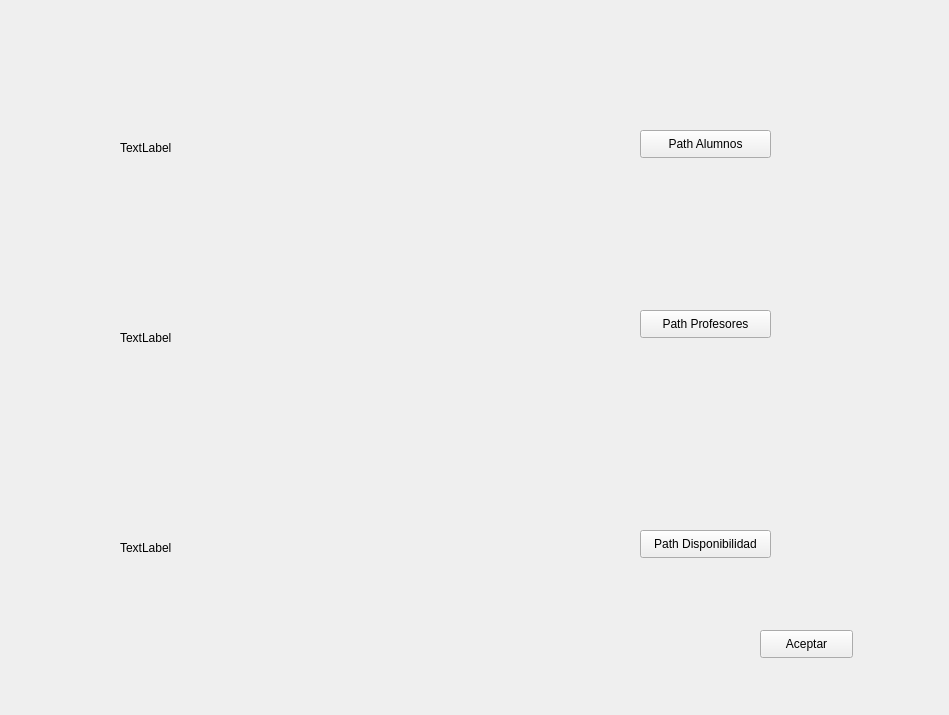
<?xml version="1.0" encoding="UTF-8"?>
<ui version="4.0">
 <class>mainImport</class>
 <widget class="QWidget" name="mainImport">
  <property name="geometry">
   <rect>
    <x>0</x>
    <y>0</y>
    <width>949</width>
    <height>715</height>
   </rect>
  </property>
  <property name="windowTitle">
   <string>mainImport</string>
  </property>
  <widget class="QLabel" name="direccionAlumnos">
   <property name="geometry">
    <rect>
     <x>120</x>
     <y>140</y>
     <width>521</width>
     <height>16</height>
    </rect>
   </property>
   <property name="text">
    <string>TextLabel</string>
   </property>
  </widget>
  <widget class="QLabel" name="direccionProfesores">
   <property name="geometry">
    <rect>
     <x>120</x>
     <y>330</y>
     <width>521</width>
     <height>16</height>
    </rect>
   </property>
   <property name="text">
    <string>TextLabel</string>
   </property>
  </widget>
  <widget class="QLabel" name="direccionDisponibilidad">
   <property name="geometry">
    <rect>
     <x>120</x>
     <y>540</y>
     <width>521</width>
     <height>16</height>
    </rect>
   </property>
   <property name="text">
    <string>TextLabel</string>
   </property>
  </widget>
  <widget class="QPushButton" name="pathAlum">
   <property name="geometry">
    <rect>
     <x>640</x>
     <y>130</y>
     <width>131</width>
     <height>28</height>
    </rect>
   </property>
   <property name="text">
    <string>Path Alumnos</string>
   </property>
  </widget>
  <widget class="QPushButton" name="pathProf">
   <property name="geometry">
    <rect>
     <x>640</x>
     <y>310</y>
     <width>131</width>
     <height>28</height>
    </rect>
   </property>
   <property name="text">
    <string>Path Profesores</string>
   </property>
  </widget>
  <widget class="QPushButton" name="pathDisp">
   <property name="geometry">
    <rect>
     <x>640</x>
     <y>530</y>
     <width>131</width>
     <height>28</height>
    </rect>
   </property>
   <property name="text">
    <string>Path Disponibilidad</string>
   </property>
  </widget>
  <widget class="QPushButton" name="Aceptar">
   <property name="geometry">
    <rect>
     <x>760</x>
     <y>630</y>
     <width>93</width>
     <height>28</height>
    </rect>
   </property>
   <property name="text">
    <string>Aceptar</string>
   </property>
  </widget>
 </widget>
 <layoutdefault spacing="6" margin="11"/>
 <resources/>
 <connections>
  <connection>
   <sender>pathAlum</sender>
   <signal>clicked()</signal>
   <receiver>mainImport</receiver>
   <slot>pathAlumnos()</slot>
   <hints>
    <hint type="sourcelabel">
     <x>702</x>
     <y>147</y>
    </hint>
    <hint type="destinationlabel">
     <x>549</x>
     <y>69</y>
    </hint>
   </hints>
  </connection>
  <connection>
   <sender>pathProf</sender>
   <signal>clicked()</signal>
   <receiver>mainImport</receiver>
   <slot>pathProfesores()</slot>
   <hints>
    <hint type="sourcelabel">
     <x>703</x>
     <y>326</y>
    </hint>
    <hint type="destinationlabel">
     <x>559</x>
     <y>243</y>
    </hint>
   </hints>
  </connection>
  <connection>
   <sender>pathDisp</sender>
   <signal>clicked()</signal>
   <receiver>mainImport</receiver>
   <slot>pathDisponibilidad()</slot>
   <hints>
    <hint type="sourcelabel">
     <x>709</x>
     <y>541</y>
    </hint>
    <hint type="destinationlabel">
     <x>514</x>
     <y>460</y>
    </hint>
   </hints>
  </connection>
  <connection>
   <sender>Aceptar</sender>
   <signal>clicked()</signal>
   <receiver>mainImport</receiver>
   <slot>cerrar()</slot>
   <hints>
    <hint type="sourcelabel">
     <x>773</x>
     <y>638</y>
    </hint>
    <hint type="destinationlabel">
     <x>883</x>
     <y>456</y>
    </hint>
   </hints>
  </connection>
 </connections>
 <slots>
  <slot>pathAlumnos()</slot>
  <slot>pathProfesores()</slot>
  <slot>pathDisponibilidad()</slot>
  <slot>cerrar()</slot>
 </slots>
</ui>
